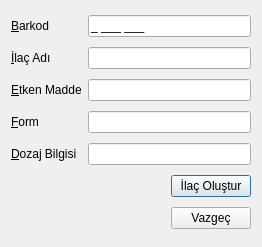
<?xml version="1.0" encoding="UTF-8"?>
<ui version="4.0">
 <class>IlacEkle</class>
 <widget class="QDialog" name="IlacEkle">
  <property name="geometry">
   <rect>
    <x>0</x>
    <y>0</y>
    <width>262</width>
    <height>247</height>
   </rect>
  </property>
  <property name="minimumSize">
   <size>
    <width>262</width>
    <height>247</height>
   </size>
  </property>
  <property name="windowTitle">
   <string>Yeni İlaç Ekle</string>
  </property>
  <layout class="QGridLayout" name="gridLayout">
   <item row="0" column="0">
    <widget class="QLabel" name="lblBarkod">
     <property name="text">
      <string>&amp;Barkod</string>
     </property>
     <property name="buddy">
      <cstring>leBarkod</cstring>
     </property>
    </widget>
   </item>
   <item row="1" column="0">
    <widget class="QLabel" name="lblAdi">
     <property name="text">
      <string>&amp;İlaç Adı</string>
     </property>
     <property name="buddy">
      <cstring>leAdi</cstring>
     </property>
    </widget>
   </item>
   <item row="2" column="0">
    <widget class="QLabel" name="lblEtkenMad">
     <property name="text">
      <string>&amp;Etken Madde</string>
     </property>
     <property name="buddy">
      <cstring>leEtkenMad</cstring>
     </property>
    </widget>
   </item>
   <item row="3" column="0">
    <widget class="QLabel" name="lblForm">
     <property name="text">
      <string>&amp;Form</string>
     </property>
     <property name="buddy">
      <cstring>leForm</cstring>
     </property>
    </widget>
   </item>
   <item row="4" column="0">
    <widget class="QLabel" name="lblDozaj">
     <property name="text">
      <string>&amp;Dozaj Bilgisi</string>
     </property>
     <property name="buddy">
      <cstring>leDozaj</cstring>
     </property>
    </widget>
   </item>
   <item row="5" column="2">
    <spacer name="horizontalSpacer">
     <property name="orientation">
      <enum>Qt::Orientation::Horizontal</enum>
     </property>
     <property name="sizeHint" stdset="0">
      <size>
       <width>191</width>
       <height>20</height>
      </size>
     </property>
    </spacer>
   </item>
   <item row="5" column="3">
    <widget class="QPushButton" name="btnkaydet">
     <property name="text">
      <string>İlaç Oluştur</string>
     </property>
    </widget>
   </item>
   <item row="6" column="2">
    <spacer name="horizontalSpacer_2">
     <property name="orientation">
      <enum>Qt::Orientation::Horizontal</enum>
     </property>
     <property name="sizeHint" stdset="0">
      <size>
       <width>191</width>
       <height>20</height>
      </size>
     </property>
    </spacer>
   </item>
   <item row="6" column="3">
    <widget class="QPushButton" name="btnVazgec">
     <property name="text">
      <string>Vazgeç</string>
     </property>
    </widget>
   </item>
   <item row="4" column="1" colspan="3">
    <widget class="QLineEdit" name="leDozaj"/>
   </item>
   <item row="3" column="1" colspan="3">
    <widget class="QLineEdit" name="leForm"/>
   </item>
   <item row="2" column="1" colspan="3">
    <widget class="QLineEdit" name="leEtkenMad"/>
   </item>
   <item row="1" column="1" colspan="3">
    <widget class="QLineEdit" name="leAdi"/>
   </item>
   <item row="0" column="1" colspan="3">
    <widget class="QLineEdit" name="leBarkod">
     <property name="inputMask">
      <string>0 000 000;_</string>
     </property>
    </widget>
   </item>
  </layout>
 </widget>
 <tabstops>
  <tabstop>leBarkod</tabstop>
  <tabstop>leAdi</tabstop>
  <tabstop>leEtkenMad</tabstop>
  <tabstop>leForm</tabstop>
  <tabstop>leDozaj</tabstop>
  <tabstop>btnkaydet</tabstop>
  <tabstop>btnVazgec</tabstop>
 </tabstops>
 <resources/>
 <connections>
  <connection>
   <sender>btnkaydet</sender>
   <signal>clicked()</signal>
   <receiver>IlacEkle</receiver>
   <slot>accept()</slot>
   <hints>
    <hint type="sourcelabel">
     <x>337</x>
     <y>215</y>
    </hint>
    <hint type="destinationlabel">
     <x>248</x>
     <y>225</y>
    </hint>
   </hints>
  </connection>
  <connection>
   <sender>btnVazgec</sender>
   <signal>clicked()</signal>
   <receiver>IlacEkle</receiver>
   <slot>reject()</slot>
   <hints>
    <hint type="sourcelabel">
     <x>341</x>
     <y>260</y>
    </hint>
    <hint type="destinationlabel">
     <x>221</x>
     <y>261</y>
    </hint>
   </hints>
  </connection>
 </connections>
</ui>
